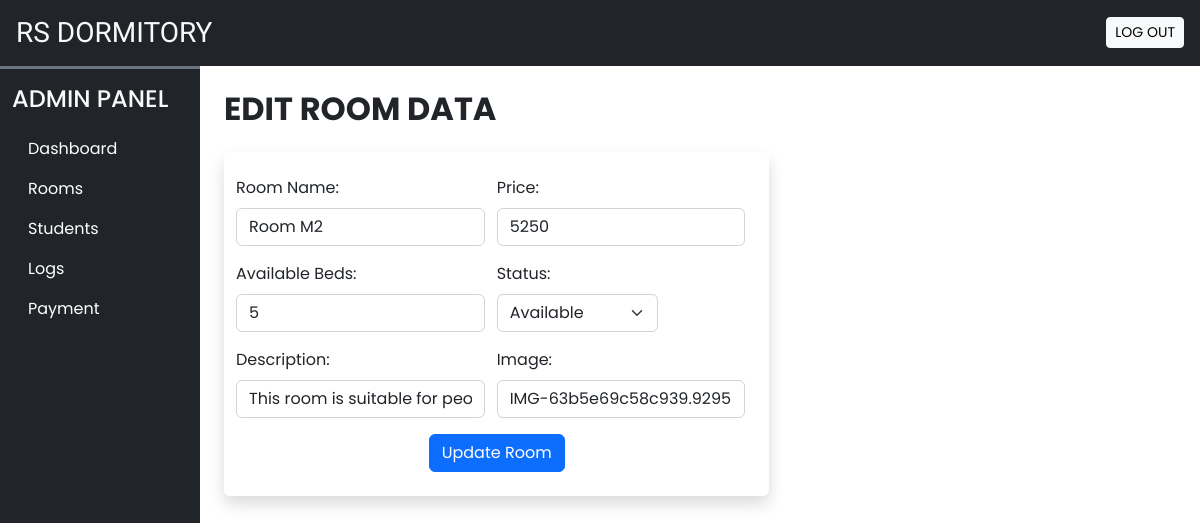
Page /function/editRoom.php?room_id=30 on the earlier database version.
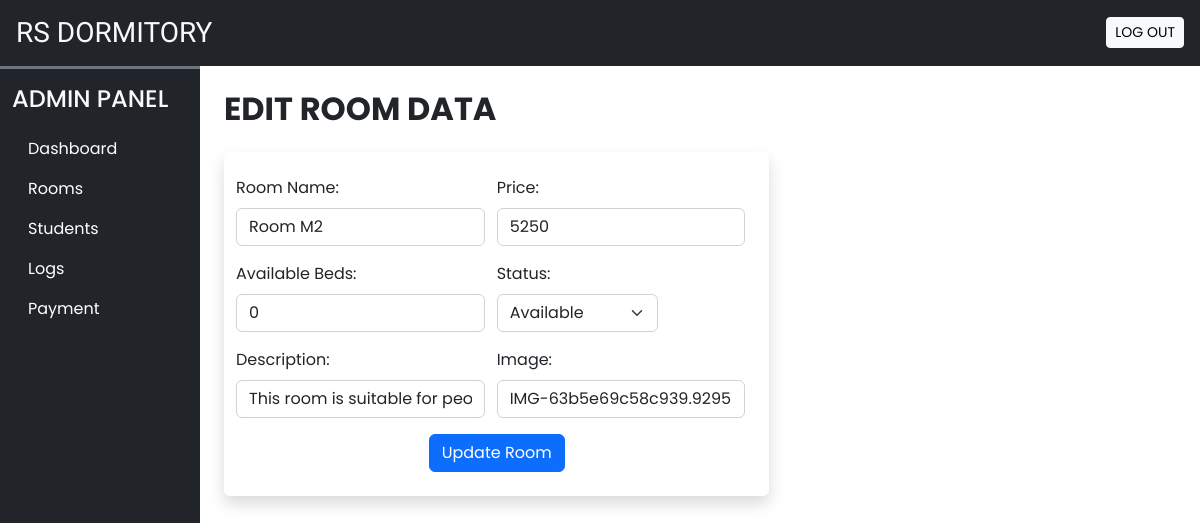
Same page on the later database version.
### tables this page shows
CREATE TABLE `room_data` (
  `room_id` int(10) UNSIGNED NOT NULL,
  `room_name` varchar(30) NOT NULL,
  `price` float NOT NULL,
  `available_beds` int(10) NOT NULL,
  `room_occupants` int(10) NOT NULL,
  `dorm_id` int(10) UNSIGNED NOT NULL,
  `status` text NOT NULL,
  `description` text NOT NULL,
  `image` text NOT NULL
);

### function/editRoom.php (the view, shortened to what this page needs)
<!DOCTYPE html>
<html>
<head>
    <?php require('../admin/inc/links.php'); ?>
</head>
<body>
    <?php require('header.php'); ?>
    <div class="container-fluid" id="main-content">
        <div class="row">
            <div class="col-lg-10 ms-auto p-4 overflow-hidden">
                <h2 class="fw-bold mb-4">EDIT ROOM DATA</h2>
                <div class="row">
                    <div class="col-md-7">
                        <?php
                        if (isset($_GET['room_id'])) {
                            $room_id = $_GET['room_id'];
                            $sql = "SELECT * FROM `room_data` WHERE room_id = $room_id";
                            $result = mysqli_query($conn, $sql);
                            if (mysqli_num_rows($result) > 0) {
                                $row = mysqli_fetch_assoc($result);
                                echo '
                                <div class="container-fluid">
                                    <div class="row">
                                            <div class="bg-white rounded shadow p-4">
                                                <form method="POST">
                                                    <div class="row" class="d-flex">
                                                        <div class="col-md-6 ps-0 mb-3">
                                                            <label class="form-label" for="room_name">Room Name:</label>
                                                            <input type="text" class="form-control shadow-none" id="room_name" name="room_name" value="' . $row['room_name'] . '">
                                                        </div>
                                                        <div class="col-md-6 ps-0 mb-3">
                                                            <label class="form-label" for="price">Price:</label>
                                                            <input type="number"  class="form-control shadow-none" id="price" name="price" value="' . $row['price'] . '">
                                                        </div>
                                                        <div class="col-md-6 ps-0 mb-3">
                                                            <label class="form-label" for="available_beds">Available Beds:</label>
                                                            <input type="text"  class="form-control shadow-none" id="available_beds" name="available_beds" value="' . $row['available_beds'] . '">
                                                        </div>
                                                        <div class="col-md-4 ps-0 mb-3">
                                                            <label class="form-label" for="status">Status: </label>
                                                            <select name="status" class="form-select shadow-none "  value="' . $row['status'] . '" >
                                                                <option value="Available">Available</option>
                                                            </select>
                                                        </div>
                                                        <div class="col-md-6 ps-0 mb-3">
                                                            <label class="form-label" for="description">Description:</label>
                                                            <input type="text"  class="form-control shadow-none" id="description" name="description" value="' . $row['description'] . '">
                                                        </div>
                                                        <div class="col-md-6 ps-0 mb-3">
                                                            <label class="form-label" for="image">Image:</label>
                                                            <input type="text"  class="form-control shadow-none" id="image" name="image" value="' . $row['image'] . '">
                                                        </div>
                                                    </div>
                                                    <div class="d-flex justify-content-evenly">
                                                    <button type="submit" name="submit" class="btn btn-md text-white btn-primary shadow-none">Update Room</button>
                                                    </div>
                                                 </form>
                                        </div>
                                    </div>
                                </div>';
                            }
                        }
                        ?>
                    </div>
                </div>
            </div>
        </div>
</body>
</html>

Differences in the rows shown:
changed room_data "Room M2": available_beds "5" → "0"
